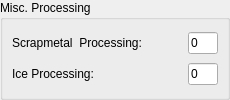
           <widget class="QGroupBox" name="groupBox_5" >
            <property name="title" >
             <string>Misc. Processing</string>
            </property>
            <layout class="QVBoxLayout" >
             <property name="margin" >
              <number>9</number>
             </property>
             <property name="spacing" >
              <number>6</number>
             </property>
             <item>
              <layout class="QHBoxLayout" >
               <property name="margin" >
                <number>0</number>
               </property>
               <property name="spacing" >
                <number>6</number>
               </property>
               <item>
                <widget class="QLabel" name="label_31" >
                 <property name="text" >
                  <string>Scrapmetal  Processing:</string>
                 </property>
                </widget>
               </item>
               <item>
                <spacer>
                 <property name="orientation" >
                  <enum>Qt::Horizontal</enum>
                 </property>
                 <property name="sizeHint" >
                  <size>
                   <width>40</width>
                   <height>20</height>
                  </size>
                 </property>
                </spacer>
               </item>
               <item>
                <widget class="QLineEdit" name="scrapmetal" >
                 <property name="sizePolicy" >
                  <sizepolicy>
                   <hsizetype>0</hsizetype>
                   <vsizetype>0</vsizetype>
                   <horstretch>0</horstretch>
                   <verstretch>0</verstretch>
                  </sizepolicy>
                 </property>
                 <property name="maximumSize" >
                  <size>
                   <width>30</width>
                   <height>16777215</height>
                  </size>
                 </property>
                 <property name="text" >
                  <string>0</string>
                 </property>
                </widget>
               </item>
              </layout>
             </item>
             <item>
              <layout class="QHBoxLayout" >
               <property name="margin" >
                <number>0</number>
               </property>
               <property name="spacing" >
                <number>6</number>
               </property>
               <item>
                <widget class="QLabel" name="label_32" >
                 <property name="text" >
                  <string>Ice Processing:</string>
                 </property>
                </widget>
               </item>
               <item>
                <spacer>
                 <property name="orientation" >
                  <enum>Qt::Horizontal</enum>
                 </property>
                 <property name="sizeHint" >
                  <size>
                   <width>40</width>
                   <height>20</height>
                  </size>
                 </property>
                </spacer>
               </item>
               <item>
                <widget class="QLineEdit" name="ice" >
                 <property name="sizePolicy" >
                  <sizepolicy>
                   <hsizetype>0</hsizetype>
                   <vsizetype>0</vsizetype>
                   <horstretch>0</horstretch>
                   <verstretch>0</verstretch>
                  </sizepolicy>
                 </property>
                 <property name="maximumSize" >
                  <size>
                   <width>30</width>
                   <height>16777215</height>
                  </size>
                 </property>
                 <property name="text" >
                  <string>0</string>
                 </property>
                </widget>
               </item>
              </layout>
             </item>
            </layout>
           </widget>
